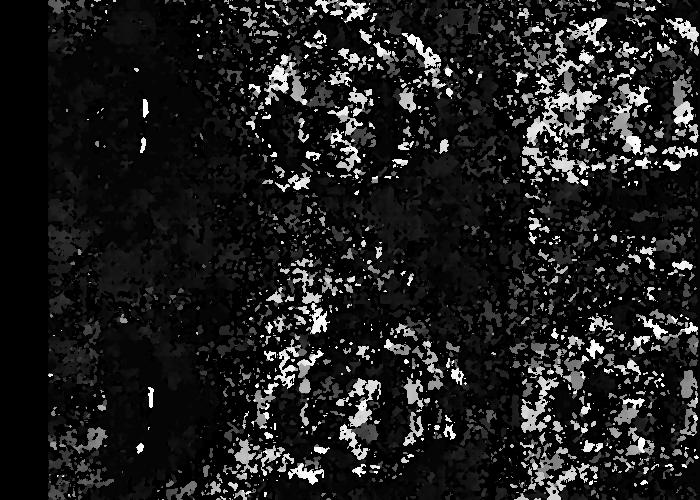
#> input picture Example/blcSize_3_dispNum_48_disTemp1.jpg, 700 x 500 px, given in place of right.jpg, which was not available
$ python SurfaceReconstructionV0.5.py
#> lines starting #> are read from the running program, lines starting #| are printed output that depends on the picture; after the words box and inside, x2 and y2 are one past the last pixel; in counts of white or black regions, pixels touching at a corner belong together; pictures that were not available may be replaced by others from this repository, and a replacement may not be noted
#!/usr/bin/python
##SEMSurfaceReconstruction_v0.5
#Authors: Adam Paclawski
#E-mail: adam.paclawski@uj.edu.pl


######################### For user modification ################################


######################### Main code - don't modifiy ##############################
import scipy
import matplotlib
import cv2
import numpy as np
import math
import sys
import matplotlib.pyplot as plt
import itertools
from scipy import ndimage
import imageio
from PIL import Image
from pylab import *


name1="left.jpg"
name2="right.jpg"
tiltangle=5.650
pxSize=1.0/34.538
metricUnit="mm"

img2 = cv2.imread(name2,0) #queryimage # left image
#> img2 is the input picture: shape (500, 700); min 0, max 255, mean 30.8
img1 = cv2.imread(name1,0) #trainimage # right image
img10 = img1 ##It could be used to crop images size
img20 = img2 ##It could be used to crop images size
y,x = img10.shape
#> y = 500; x = 700

imageio.imwrite('left.jpg', img10)
imageio.imwrite('right.jpg', img20)

class SEMimage(object):
    def __init__(self, name, tiltangle, pxSize):
        self.name=name
        self.data=cv2.imread(name)
        self.tiltangle=tiltangle
        self.pxSize=pxSize

def makeDisparityMap(imgLeft, imgRight, tiltangle, pxSize, dispartiesNum, min, blcSize, prefilterCap):
    gray_left = imgLeft
    gray_right = imgRight
    disparityAlg=cv2.StereoSGBM_create()
    disparityAlg.setBlockSize(blcSize)
    disparityAlg.setNumDisparities(dispartiesNum)
    disparityAlg.setPreFilterCap(prefilterCap)
    disparityAlg.setMinDisparity(min)
    disparityAlg.setUniquenessRatio(10)
    disparityAlg.setSpeckleWindowSize(0)
    disparityAlg.setSpeckleRange(2)
    disparityAlg.setDisp12MaxDiff(-1)
    disparityAlg.setP1(8*disparityAlg.getBlockSize()*disparityAlg.getBlockSize())
    disparityAlg.setP2(32*disparityAlg.getBlockSize()*disparityAlg.getBlockSize())
    disparityAlg.setMode(1)
    disparity = disparityAlg.compute(gray_left, gray_right)
    heightMap = (disparity/16.)*pxSize/(2*math.sin(math.radians(tiltangle/float(2.0))))
    return heightMap


def SEMboost(imgIn, heightMap, windSize):

    imgOut=np.zeros_like(heightMap)
    xaxis, yaxis = heightMap.shape

    for s1 in range(0, windSize, 1):
        for s2 in range(0, windSize, 1):
            windowSize=windSize
            startY=s1
            startX=s2
            stepX, stepY = [math.floor(xaxis/windowSize), math.floor(yaxis/windowSize)]
            for i in range(0, int(stepY), 1):
                for z in range(0, int(stepX), 1):
                    minValue=heightMap[startX:(startX+windowSize), startY:(startY+windowSize)].min()
                    maxValue=heightMap[startX:(startX+windowSize), startY:(startY+windowSize)].max()
                    NewRange = (maxValue - minValue)
                    minGrey=imgIn[startX:(startX+windowSize), startY:(startY+windowSize)].min()
                    maxGrey=imgIn[startX:(startX+windowSize), startY:(startY+windowSize)].max()
                    OldRange = (maxGrey - minGrey)
                    OldValue=np.array(imgIn[startX:(startX+windowSize), startY:(startY+windowSize)])
                    if OldRange>0:
                        NewValue = (((OldValue - minGrey) * float32(NewRange)) / float32(OldRange)) + abs(minValue)
                    else:
                        NewValue = 0
                    imgOut[startX:(startX+windowSize), startY:(startY+windowSize)]+=NewValue
                    startX=startX+windowSize
                startY=startY+windowSize
                startX=0
    imgOut[np.isnan(imgOut)]=0
    heightMap = ndimage.rotate(heightMap, -90)
    imgIn = ndimage.rotate(imgIn, -90)
    imgOut = ndimage.rotate(imgOut, -90)
    xaxis, yaxis = heightMap.shape

    for s1 in range(0, windSize, 1):
        for s2 in range(0, windSize, 1):
            windowSize=windSize
            startY=s1
            startX=s2
            stepX, stepY = [math.floor(xaxis/windowSize), math.floor(yaxis/windowSize)]
            for i in range(0, int(stepY), 1):
                for z in range(0, int(stepX), 1):
                    minValue=heightMap[startX:(startX+windowSize), startY:(startY+windowSize)].min()
                    maxValue=heightMap[startX:(startX+windowSize), startY:(startY+windowSize)].max()
                    NewRange = (maxValue - minValue)
                    minGrey=imgIn[startX:(startX+windowSize), startY:(startY+windowSize)].min()
                    maxGrey=imgIn[startX:(startX+windowSize), startY:(startY+windowSize)].max()
                    OldRange = (maxGrey - minGrey)
                    OldValue=np.array(imgIn[startX:(startX+windowSize), startY:(startY+windowSize)])
                    if OldRange>0:
                        NewValue = (((OldValue - minGrey) * float32(NewRange)) / float32(OldRange)) + abs(minValue)
                    else:
                        NewValue = 0
                    imgOut[startX:(startX+windowSize), startY:(startY+windowSize)]+=NewValue
                    startX=startX+windowSize
                startY=startY+windowSize
                startX=0
    imgOut[np.isnan(imgOut)]=0
    imgOut = ndimage.rotate(imgOut, 90)
    return imgOut/(float(windSize)**2*2)


def removeOutliers(heightMap, windSize, thrVar):
    xaxis, yaxis = heightMap.shape
    windowSize=windSize
    threshold=heightMap.max()/float(thrVar)
    startY=0
    startX=0
    stepX, stepY = [math.floor(xaxis/windowSize), math.floor(yaxis/windowSize)]

    for i in range(0, int(stepY), 1):
        for z in range(0, int(stepX), 1):
            meanValue=np.median(heightMap[startX:(startX+windowSize), startY:(startY+windowSize)])
            heightMap[startX:(startX+windowSize), startY:(startY+windowSize)][heightMap[startX:(startX+windowSize), startY:(startY+windowSize)]>(meanValue+threshold)]=meanValue
            heightMap[startX:(startX+windowSize), startY:(startY+windowSize)][heightMap[startX:(startX+windowSize), startY:(startY+windowSize)]<(meanValue-threshold)]=meanValue
            startX=startX+windowSize
        startY=startY+windowSize
        startX=0

    return heightMap

#def createHeightMap(leftImg, rightImg, angle, pixelSize):


minDispNum=0
blcSizeTmp=3
prefilterCap=0
dispFinal=np.zeros(shape=img10.shape[:2])
invdispFinal=np.zeros(shape=img10.shape[:2])
for dispNum in range(48,64,16):
    ##Make disparity calculation and minimize output sum
    disTemp1=makeDisparityMap(img10, img20, tiltangle, pxSize, dispNum, minDispNum, blcSizeTmp, prefilterCap)
    plt.imshow(disTemp1),plt.show()
    filename1="blcSize_%d_dispNum_%d_disTemp1.jpg" %(blcSizeTmp, dispNum)
    imageio.imsave(filename1, disTemp1)
    dispFinal=dispFinal+disTemp1
    invdisTemp1=makeDisparityMap(img20, img10, tiltangle, pxSize, dispNum, minDispNum, blcSizeTmp, prefilterCap)
    plt.imshow(invdisTemp1),plt.show()
    invfilename1="blcSize_%d_dispNum_%d_invdisTemp1.jpg" %(blcSizeTmp, dispNum)
    imageio.imsave(invfilename1, invdisTemp1)
    invdispFinal=invdispFinal+invdisTemp1

    if disTemp1.sum()>invdisTemp1.sum():
        heightMapX=disTemp1
    else:
        heightMapX=invdisTemp1

    heightMapX=heightMapX+abs(heightMapX.min())
    heightMapX=removeOutliers(heightMapX, 10, 5)
    plt.imshow(heightMapX),plt.show()

    heightMapMean=heightMapX
    heightMapFinal=SEMboost(img20, heightMapMean, 10)
    #heightMapFinal=heightMapMean
    yaxis, xaxis = heightMapFinal.shape

    xlock = range(0, xaxis+1, int(math.floor(xaxis/4)))
    ylock = range(0, yaxis+1, int(math.floor(yaxis/4)))
    xlabels = [math.floor(float(i)*pxSize) for i in xlock]
    ylabels = [math.floor(float(i)*pxSize) for i in ylock[::-1]]


    img=plt.imshow(heightMapFinal)

    plt.xticks(xlock, xlabels)
    plt.yticks(ylock, ylabels)
    scalebar=plt.colorbar()
    scalebar.ax.set_xlabel('mm', rotation=0)

    #plt.ylabel(r'$\mu$m')
    #plt.xlabel(r'$\mu$m')
    plt.ylabel('mm')
    plt.xlabel('mm')
    imgname=("OutputblcSize_%d_dispNum_%d.jpg") %(blcSizeTmp, dispNum)
    plt.savefig(imgname)
    plt.show()
    cv2.waitKey(0)

    #Save results
    imgnamemap='reconstructedSurface_blcSize_%d_dispNum_%d.jpg' %(blcSizeTmp, dispNum)
    imageio.imwrite(imgnamemap, heightMapFinal)
    outName="outputData_%d_dispNum_%d.txt"  %(blcSizeTmp, dispNum)
    outFile = open(outName, 'w')
    outFile.write("min= " + str(heightMapFinal.min()) + "\n")
    outFile.write("max= " + str(heightMapFinal.max()) + "\n")
    outFile.write("pxSize= " + str(pxSize) + "\n")
    outFile.close()
#> this loop made 1 pass
#> threshold in removeOutliers on pass 1: 0.0587
#> pass 1, in makeDisparityMap, `disparity = disparityAlg.compute(gray_left, gray_right)`:
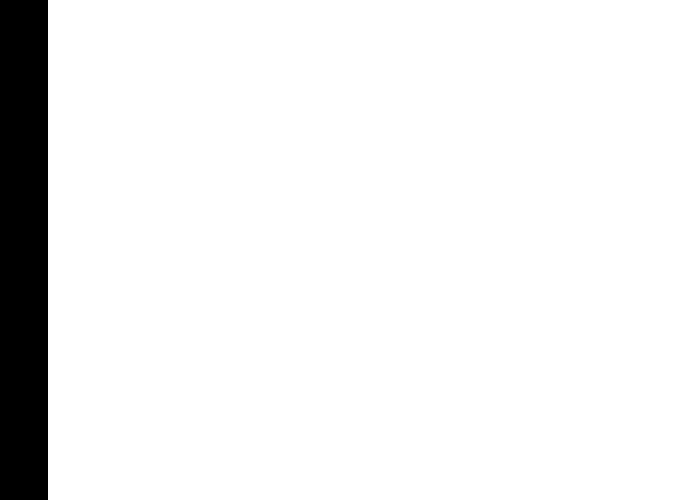
#> disparity: shape (500, 700) int16; values -16 (black) and 0 (white), 93.1% white; 1 black region, box (x1, y1, x2, y2) and area: (0, 0, 48, 500) 24000
#> pass 1, `heightMapX=removeOutliers(heightMapX, 10, 5)`:
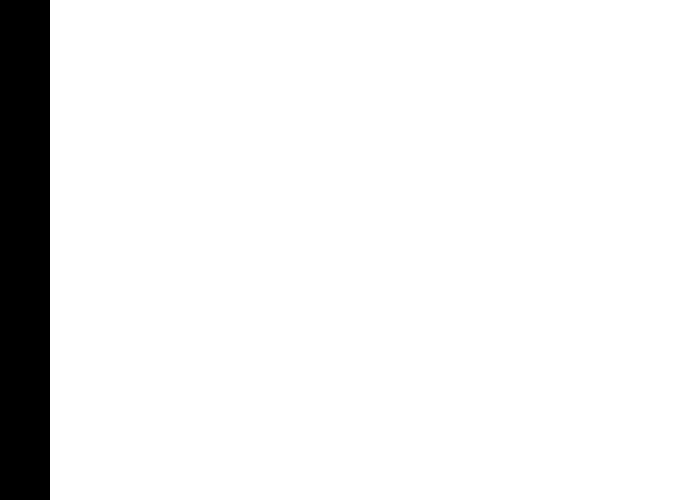
#> heightMapX: shape (500, 700) float64; values 0 (black) and 0.294 (white), 92.9% white; 1 black region, box (x1, y1, x2, y2) and area: (0, 0, 50, 500) 25000
#> pass 1, `plt.savefig(imgname)`:
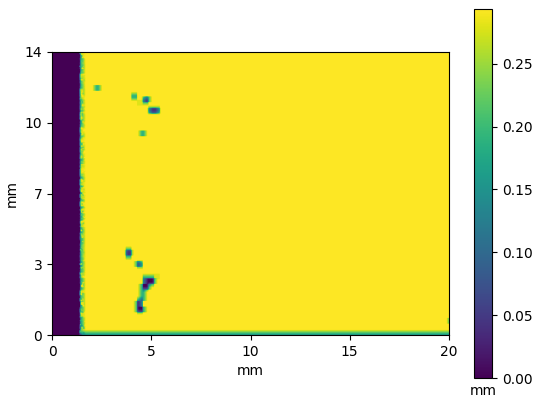
#> figure drawn by matplotlib, 2 panels
#> after the loop:
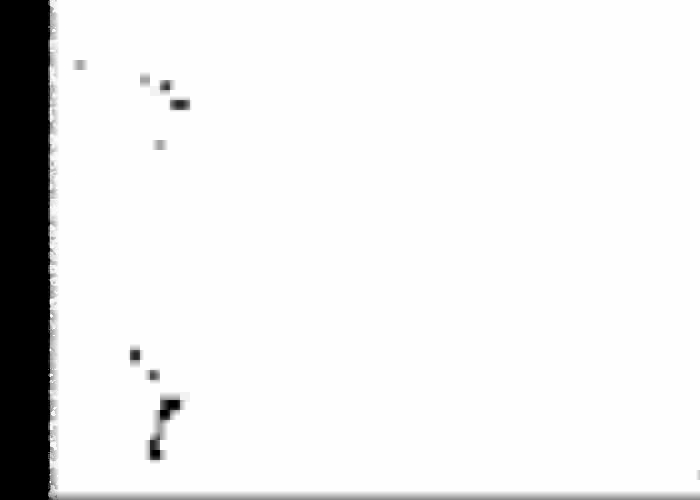
#> heightMapFinal: shape (500, 700) float64; min -9.75e-18, max 0.294, mean 0.27; drawn with min black and max white
